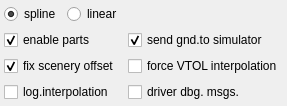
<?xml version="1.0" encoding="UTF-8"?>
<ui version="4.0">
 <class>CInterpolationSetupForm</class>
 <widget class="QFrame" name="CInterpolationSetupForm">
  <property name="geometry">
   <rect>
    <x>0</x>
    <y>0</y>
    <width>223</width>
    <height>91</height>
   </rect>
  </property>
  <property name="windowTitle">
   <string>Frame</string>
  </property>
  <layout class="QGridLayout" name="gl_InterpolationSetupForm">
   <property name="leftMargin">
    <number>4</number>
   </property>
   <property name="topMargin">
    <number>4</number>
   </property>
   <property name="rightMargin">
    <number>4</number>
   </property>
   <property name="bottomMargin">
    <number>4</number>
   </property>
   <item row="3" column="1">
    <widget class="QCheckBox" name="cb_DebugDriver">
     <property name="text">
      <string>driver dbg. msgs.</string>
     </property>
    </widget>
   </item>
   <item row="3" column="0">
    <widget class="QCheckBox" name="cb_LogInterpolation">
     <property name="text">
      <string>log.interpolation</string>
     </property>
    </widget>
   </item>
   <item row="1" column="0">
    <widget class="QCheckBox" name="cb_EnableParts">
     <property name="text">
      <string>enable parts</string>
     </property>
     <property name="checked">
      <bool>true</bool>
     </property>
    </widget>
   </item>
   <item row="2" column="1">
    <widget class="QCheckBox" name="cb_ForceVtolInterpolation">
     <property name="text">
      <string>force VTOL interpolation</string>
     </property>
    </widget>
   </item>
   <item row="2" column="0">
    <widget class="QCheckBox" name="cb_FixSceneryOffset">
     <property name="text">
      <string>fix scenery offset</string>
     </property>
     <property name="checked">
      <bool>true</bool>
     </property>
    </widget>
   </item>
   <item row="1" column="1">
    <widget class="QCheckBox" name="cb_SendGndFlagToSim">
     <property name="text">
      <string>send gnd.to simulator</string>
     </property>
     <property name="checked">
      <bool>true</bool>
     </property>
    </widget>
   </item>
   <item row="0" column="0">
    <widget class="QWidget" name="wi_InterpolatorType" native="true">
     <layout class="QHBoxLayout" name="hl_InterpolatorType">
      <property name="leftMargin">
       <number>0</number>
      </property>
      <property name="topMargin">
       <number>0</number>
      </property>
      <property name="rightMargin">
       <number>0</number>
      </property>
      <property name="bottomMargin">
       <number>0</number>
      </property>
      <item>
       <widget class="QRadioButton" name="rb_Spline">
        <property name="text">
         <string>spline</string>
        </property>
        <property name="checked">
         <bool>true</bool>
        </property>
       </widget>
      </item>
      <item>
       <widget class="QRadioButton" name="rb_Linear">
        <property name="text">
         <string>linear</string>
        </property>
       </widget>
      </item>
      <item>
       <spacer name="hs_InterpolatorType">
        <property name="orientation">
         <enum>Qt::Horizontal</enum>
        </property>
        <property name="sizeHint" stdset="0">
         <size>
          <width>40</width>
          <height>20</height>
         </size>
        </property>
       </spacer>
      </item>
     </layout>
    </widget>
   </item>
  </layout>
 </widget>
 <tabstops>
  <tabstop>rb_Spline</tabstop>
  <tabstop>cb_EnableParts</tabstop>
  <tabstop>cb_SendGndFlagToSim</tabstop>
  <tabstop>cb_FixSceneryOffset</tabstop>
  <tabstop>cb_ForceVtolInterpolation</tabstop>
  <tabstop>cb_DebugDriver</tabstop>
  <tabstop>cb_LogInterpolation</tabstop>
 </tabstops>
 <resources/>
 <connections/>
</ui>
